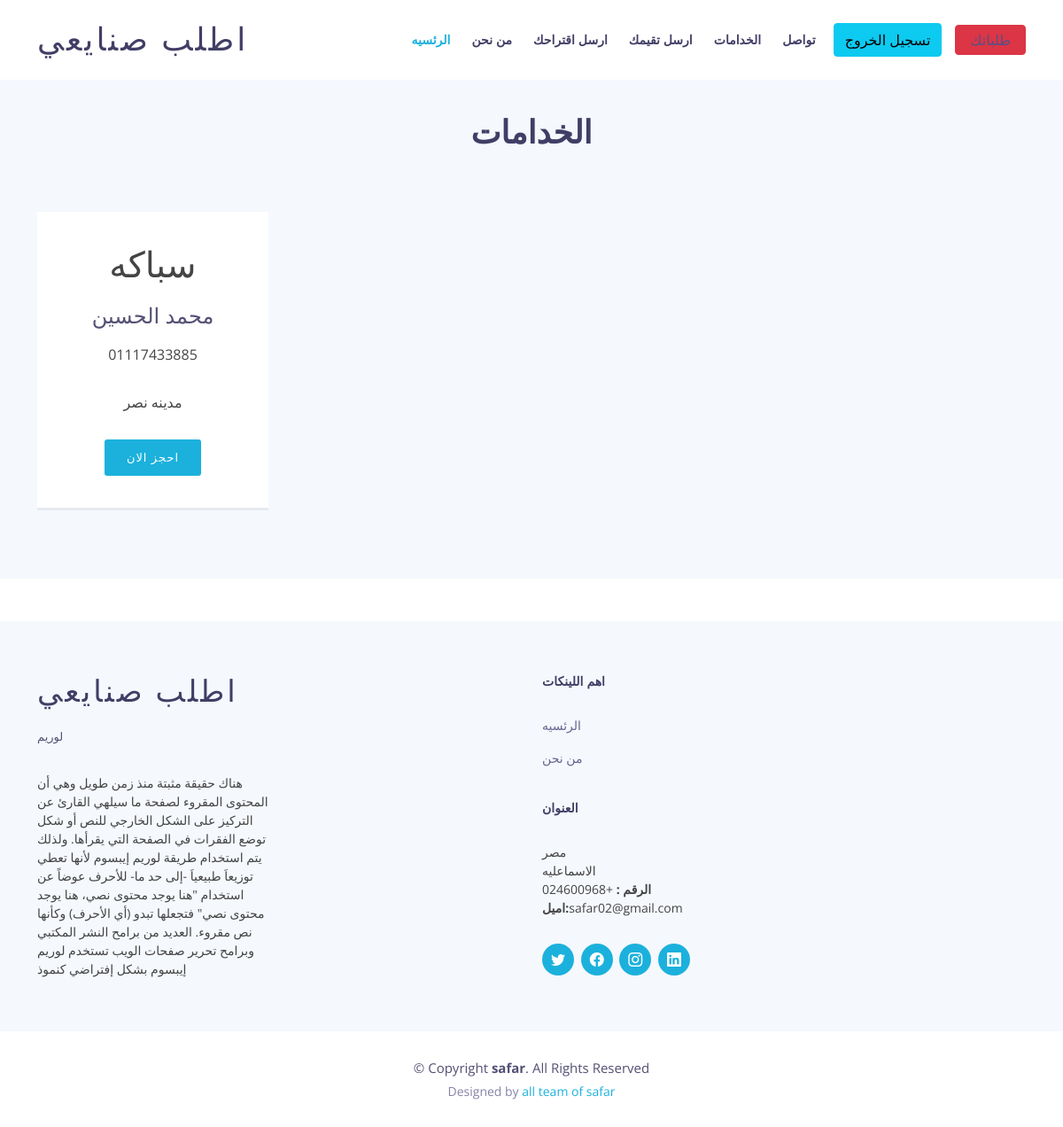
The app's page /user/trip.php (signed in), older data.
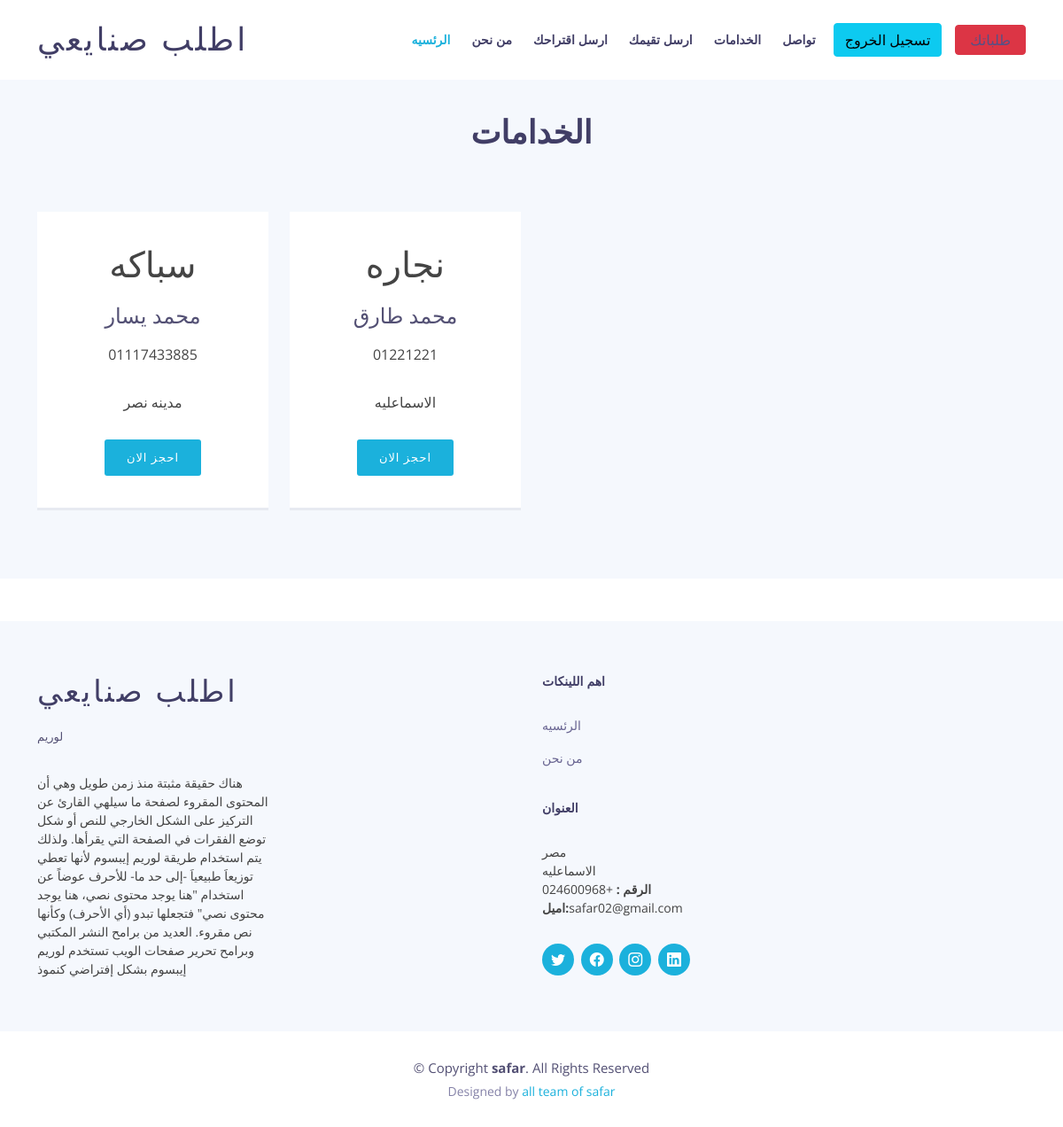
The same page, newer data.
### tables this page shows
CREATE TABLE `employees` (
  `id` int(11) NOT NULL,
  `name` varchar(200) NOT NULL,
  `phone` varchar(66) NOT NULL,
  `address` varchar(50) NOT NULL,
  `filed` varchar(22) NOT NULL,
  `image` varchar(111) NOT NULL,
  `adminId` int(11) NOT NULL
);

### user/trip.php (the view, shortened to what this page needs)
<?php
include './shared/head.php';
include './shared/header.php';
include './sharedFunc/db.php';
$select = "SELECT * FROM `employees`";
$s = mysqli_query($conn, $select);
?>
<section id="pricing" class="my-5 pricing section-bg wow fadeInUp">
    <div class="container">
        <header class="section-header">
            <h3>الخدامات</h3>
        </header>
        <div class="row flex-items-xs-middle flex-items-xs-center">
            <?php foreach ($s as $data) { ?>
                <div class="col-xs-12 col-lg-3">
                    <div class="card mt-5">
                        <h1 class="text-center"> <?php echo $data['filed'] ?></h1>
                        <div class="card-block">
                            <h4 class="card-title">
                                <?php echo $data['name'] ?>
                            </h4>
                            <p>
                                <?php echo $data['phone'] ?>
                            </p>
                            <p> <?php echo $data['address'] ?>
                            </p>
                            <?php if (isset($_SESSION['admin'])) : ?>
                                <a href="/safar/user/payment.php?booking=<?php echo $data['id'] ?>" class="btn">احجز الان</a>
                            <?php else : ?>
                                <a href="/safar/user/pages-login.php" class="btn">احجز الان</a>
                            <?php endif; ?>
                        </div>
                    </div>
                </div>
            <?php } ?>
        </div>
    </div>
</section>
<?php
include './shared/footer.php';
include './shared/script.php';
?>

### user/shared/head.php (shortened to what this page needs)
<!DOCTYPE html>
<html lang="en">
<head>
  <link href="/safar/user/assets/vendor/aos/aos.css" rel="stylesheet">
  <link href="/safar/user/assets/vendor/bootstrap/css/bootstrap.min.css" rel="stylesheet">
  <link href="/safar/user/assets/vendor/bootstrap-icons/bootstrap-icons.css" rel="stylesheet">
  <link href="/safar/user/assets/vendor/glightbox/css/glightbox.min.css" rel="stylesheet">
  <link href="/safar/user/assets/vendor/swiper/swiper-bundle.min.css" rel="stylesheet">
  <link href="/safar/user/assets/css/style.css" rel="stylesheet">
</head>
<body>

### user/shared/header.php (shortened to what this page needs)
<header id="header" class="fixed-top d-flex align-items-center header-transparent">
  <div class="container d-flex align-items-center">
    <h1 class="logo me-auto"><a href="index.php">اطلب صنايعي
      </a></h1>
    <nav id="navbar" class="navbar order-last order-lg-0">
      <ul>
        <li><a class="nav-link scrollto active" href="/safar/user/#hero">الرئسيه</a></li>
        <li><a class="nav-link scrollto" href="/safar/user/#about">من نحن</a></li>
        <li><a class="nav-link scrollto" href="/safar/user/notes.php">ارسل اقتراحك</a></li>
        <li><a class="nav-link scrollto" href="/safar/user/rating.php">ارسل تقيمك</a></li>
        <li><a class="nav-link scrollto" href="/safar/user/trip.php">الخدامات</a></li>
        <li><a class="nav-link scrollto" href="/safar/user/#footer">تواصل</a></li>
      </ul>
    </nav>
    <div class="social-links">
      <?php if (isset($_SESSION['admin'])) : ?>
        <form action="">
          <button name="logout" class="btn btn-info"> تسجيل الخروج </button>
        </form>
        <a class="btn btn-danger p-3" href="/safar/user/orders.php">طلباتك</a>
      <?php else : ?>
        <a href="/safar/user/admins/add.php" class="btn btn-info p-3 "> التسجيل في الموقع </a>
        <a href="/safar/user/pages-login.php" class="btn btn-warning p-3">تسجيل الدخول</a>
      <?php endif; ?>
    </div>
  </div>
</header>

### user/shared/footer.php
<footer id="footer" class="section-bg">
  <div class="footer-top">
    <div class="container">
      <div class="row">
        <div class="col-lg-6">
          <div class="row">
            <div class="col-sm-6">
              <div class="footer-info">
                <h3>اطلب صنايعي</h3>
                <p>لوريم </p>
              </div>
              <div class="footer-newsletter">
              هناك حقيقة مثبتة منذ زمن طويل وهي أن المحتوى المقروء لصفحة ما سيلهي القارئ عن التركيز على الشكل الخارجي للنص أو شكل توضع الفقرات في الصفحة التي يقرأها. ولذلك يتم استخدام طريقة لوريم إيبسوم لأنها تعطي توزيعاَ طبيعياَ -إلى حد ما- للأحرف عوضاً عن استخدام "هنا يوجد محتوى نصي، هنا يوجد محتوى نصي" فتجعلها تبدو (أي الأحرف) وكأنها نص مقروء. العديد من برامح النشر المكتبي وبرامح تحرير صفحات الويب تستخدم لوريم إيبسوم بشكل إفتراضي كنموذ </p>
              </div>
            </div>
          </div>
        </div>
        <div class="col-sm-6">
              <div class="footer-links">
                <h4>اهم اللينكات</h4>
                <ul>
                  <li><a href="#">الرئسيه</a></li>
                  <li><a href="#about">من نحن</a></li>
                </ul>
              </div>
              <div class="footer-links">
                <h4> العنوان</h4>
                <p>
                  مصر <br>
                 الاسماعليه <br>
                  <strong>الرقم :</strong> +024600968<br>
                  <strong>اميل:</strong>safar02@gmail.com <br>
                </p>
              </div>
              <div class="social-links">
                <a href="#" class="twitter"><i class="bi bi-twitter"></i></a>
                <a href="#" class="facebook"><i class="bi bi-facebook"></i></a>
                <a href="#" class="instagram"><i class="bi bi-instagram"></i></a>
                <a href="#" class="linkedin"><i class="bi bi-linkedin"></i></a>
              </div>
            </div>
      </div>
    </div>
  </div>
  <div class="container">
    <div class="copyright">
      &copy; Copyright <strong>safar</strong>. All Rights Reserved
    </div>
    <div class="credits">
      Designed by <a href="">all team of safar</a>
    </div>
  </div>
</footer>

### user/shared/script.php (shortened to what this page needs)
</body>
</html>

### user/assets/css/style.css (style rules this page uses)
body { background: #fff; color: #444; font-family: "Open Sans", sans-serif; }
a { color: #1bb1dc; text-decoration: none; transition: 0.5s; }
p { padding: 0; margin: 0 0 30px 0; }
h1, h2, h3, h4, h5, h6 { font-family: "Montserrat", sans-serif; font-weight: 400; margin: 0 0 20px 0; padding: 0; }
#header { background: #fff; transition: all 0.5s; z-index: 997; height: 90px; }
#header.header-transparent { background: white; }
#header .logo { font-size: 36px; margin: 0; padding: 0; font-weight: 400; letter-spacing: 3px; text-transform: uppercase; }
#header .logo a { color: #413e66; }
#header .social-links { margin: 0 0 0 20px; display: inline-flex; align-items: center; justify-content: center; }
#header .social-links a { color: #555186; transition: 0.3s; line-height: 0; margin-left: 15px; }
.navbar { padding: 0; }
.navbar ul { margin: 0; padding: 0; display: flex; list-style: none; align-items: center; }
.navbar li { position: relative; }
.navbar a, .navbar a:focus { display: flex; align-items: center; justify-content: space-between; padding: 10px 0 10px 24px; font-family: "Montserrat", sans-serif; text-transform: uppercase; font-size: 14px; font-weight: 600; color: #413e66; white-space: nowrap; transition: 0.3s; }
.navbar a:hover, .navbar .active, .navbar .active:focus, .navbar li:hover>a { color: #1bb1dc; }
section { overflow: hidden; }
.section-header h3 { font-size: 36px; color: #413e66; text-align: center; font-weight: 700; position: relative; font-family: "Montserrat", sans-serif; }
.section-bg { background: #f5f8fd; }
#pricing { padding: 80px 0; }
#pricing .card { border: 0; border-radius: 0px; box-shadow: 0 3px 0px 0 rgba(65, 62, 102, 0.08); transition: all 0.3s ease-in-out; padding: 36px 0; position: relative; }
#pricing .card:after { content: ""; position: absolute; top: 0; left: 0; width: 0%; height: 5px; background-color: #1bb1dc; transition: 0.5s; }
#pricing .card .card-title { margin-bottom: 16px; color: #535074; }
#pricing .card .card-block { padding-top: 0; text-align: center; }
#pricing .card .btn { text-transform: uppercase; font-size: 13px; font-weight: 500; color: #5f5b96; border-radius: 0; padding: 10px 24px; letter-spacing: 1px; border-radius: 3px; display: inline-block; background: #1bb1dc; color: #fff; }
#footer { padding: 0 0 30px 0; font-size: 14px; background: #fff; }
#footer .footer-top { padding: 60px 0 30px 0; background: #f5f8fd; }
#footer .footer-top .footer-info { margin-bottom: 30px; }
#footer .footer-top .footer-info h3 { font-size: 34px; margin: 0 0 20px 0; padding: 2px 0 2px 0; line-height: 1; font-family: "Montserrat", sans-serif; color: #413e66; font-weight: 400; letter-spacing: 3px; text-transform: uppercase; }
#footer .footer-top .footer-info p { font-size: 13px; line-height: 24px; margin-bottom: 0; font-family: "Montserrat", sans-serif; color: #535074; }
#footer .footer-top .social-links a { display: inline-flex; align-items: center; justify-content: center; background: #1bb1dc; color: #fff; margin-right: 4px; border-radius: 50%; text-align: center; width: 36px; height: 36px; transition: 0.3s; }
#footer .footer-top .social-links a i { line-height: 0; font-size: 16px; }
#footer .footer-top h4 { font-size: 14px; font-weight: bold; color: #413e66; text-transform: uppercase; position: relative; padding-bottom: 10px; }
#footer .footer-top .footer-links { margin-bottom: 30px; }
#footer .footer-top .footer-links ul { list-style: none; padding: 0; margin: 0; }
#footer .footer-top .footer-links ul li { padding: 8px 0; }
#footer .footer-top .footer-links ul li:first-child { padding-top: 0; }
#footer .footer-top .footer-links ul a { color: #696592; }
#footer .footer-top .footer-newsletter { margin-bottom: 30px; }
#footer .copyright { text-align: center; padding-top: 30px; color: #535074; font-size: 15px; }
#footer .credits { text-align: center; font-size: 14px; padding-top: 4px; color: #8582a8; }
#footer .credits a { color: #1bb1dc; }

Row changes from the older to the newer data that the page shows:
changed employees "سباكه": name "محمد الحسين" → "محمد يسار"
added employees: filed "نجاره", name "محمد طارق", phone "01221221", address "الاسماعليه"
